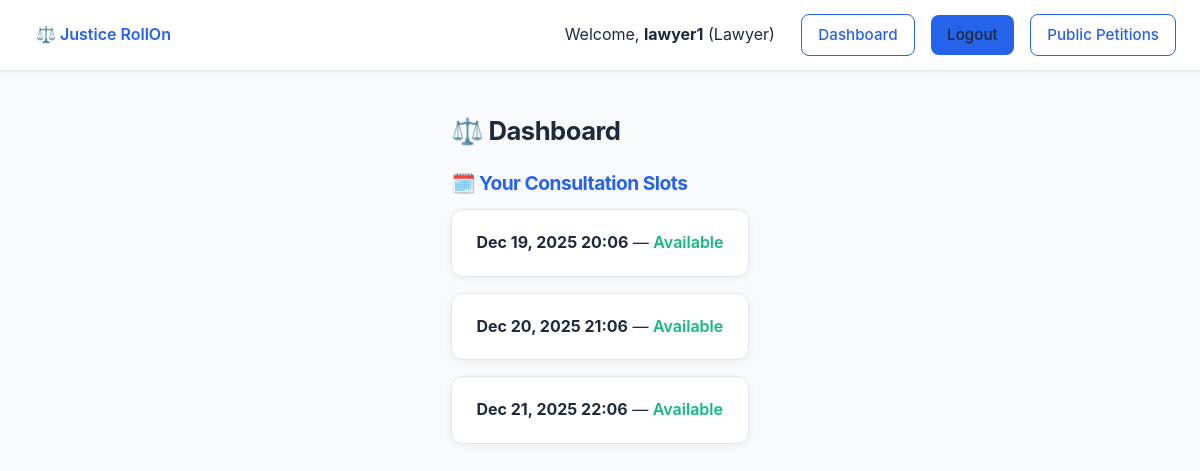
The page /dashboard/ (signed in) on the database as committed earlier.
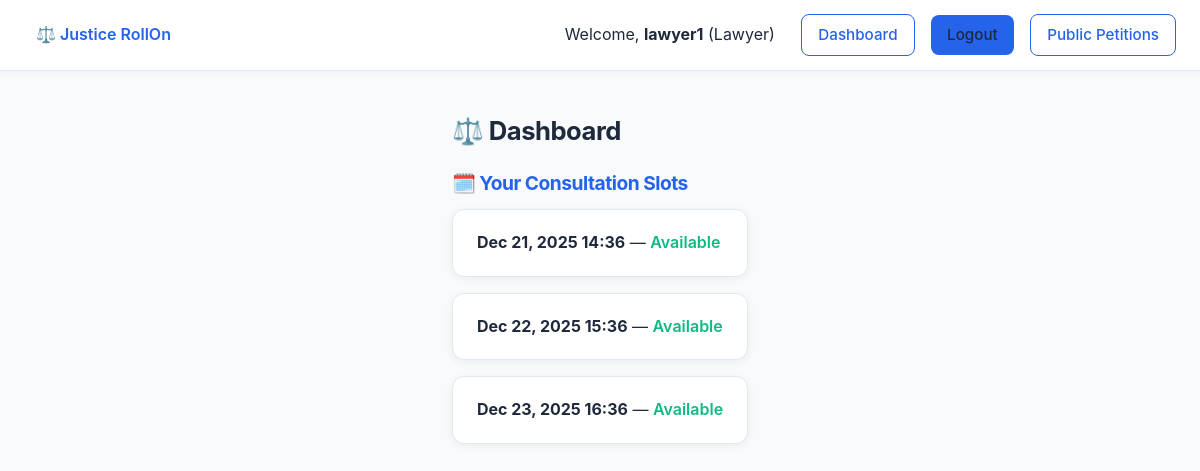
The same page on the database as committed later.
### core/models.py (models this page shows, shortened)
class ConsultationSlot(models.Model):
    lawyer = models.ForeignKey(
        User,
        on_delete=models.CASCADE,
        limit_choices_to={"role": "lawyer"},
        related_name="consultation_slots",
        help_text="Lawyer offering this consultation slot.",
    )
    start_time = models.DateTimeField(help_text="Start date and time of the slot.")
    duration_minutes = models.PositiveIntegerField(default=30)
    is_booked = models.BooleanField(default=False)
    class Meta:
        ordering = ["start_time"]
        unique_together = ["lawyer", "start_time"]

### core/views.py (the view)
# urls.py: path("dashboard/", views.dashboard, name="dashboard"),
@login_required
def dashboard(request):
    return _dashboard_logic(request, template="dashboard.html")

### core/views.py (called while the page is built, shortened)
def _dashboard_logic(request, template):
    if request.user.role == "admin":
        pending_petitions = Petition.objects.filter(status="pending")
        return render(request, template, {"admin_view": True, "petitions": pending_petitions})
    if request.user.role == "lawyer":
        slots = ConsultationSlot.objects.filter(lawyer=request.user)
        return render(request, template, {"lawyer_view": True, "slots": slots})

### core/templates/dashboard.html (shortened to what this page needs)
{% extends "base.html" %}
{% load static %}
{% block content %}
<h2 style="margin-bottom: 16px;">⚖️ Dashboard</h2>
{% if lawyer_view %}
<div>
  <h3 style="margin-bottom: 10px;">🗓️ Your Consultation Slots</h3>
  {% if slots %}
    {% for s in slots %}
    <div class="card">
      <strong>{{ s.start_time|date:"M d, Y H:i" }}</strong> —
      {% if s.is_booked %}
        <span style="color: var(--warning); font-weight: 600;">Booked</span>
      {% else %}
        <span style="color: var(--success); font-weight: 600;">Available</span>
      {% endif %}
    </div>
    {% endfor %}
  {% else %}
    <div class="card">
      <p style="color: #64748B;">No consultation slots created yet.</p>
    </div>
  {% endif %}
</div>
{% endif %}
{% endblock %}

Rows that differ between the two databases and show on the page:
removed ConsultationSlot: start_time "Dec 19, 2025 20:06", is_booked "Available"
removed ConsultationSlot: start_time "Dec 20, 2025 21:06", is_booked "Available"
removed ConsultationSlot: start_time "Dec 21, 2025 22:06", is_booked "Available"
added ConsultationSlot: start_time "Dec 21, 2025 14:36", is_booked "Available"
added ConsultationSlot: start_time "Dec 22, 2025 15:36", is_booked "Available"
added ConsultationSlot: start_time "Dec 23, 2025 16:36", is_booked "Available"
